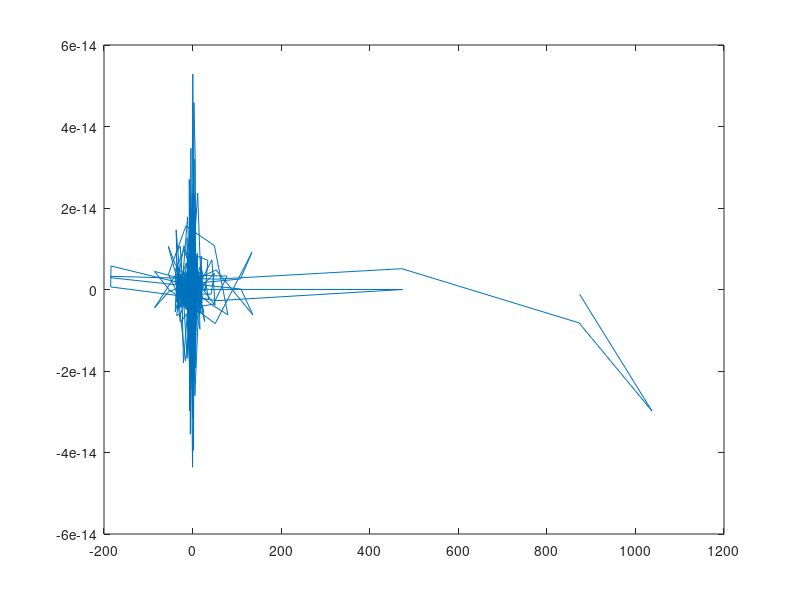

MATLAB code for this plot:

fs1 = 625e6;
ts1 = 1/fs1;

fs = 1.25e9;
ts = 1/fs;
bw = 200e6;
tp = ts1*1024;
tr = ts1*2048;
mu = bw/tp;

Tp = 0:ts:tp-ts;
nTp = length(Tp);

signalTp = cos(pi*mu*Tp.^2);
signalTp1 = zeros(1,2*nTp);
signalTp1(2048:2048+nTp-1) = signalTp;
LFMDual = fliplr(cos(pi*mu*Tp.^2));

s1 = ifft(fft(signalTp1(1:nTp)).*fft(LFMDual));
s2 = ifft(fft(signalTp1(nTp+1:2*nTp)).*fft(LFMDual));

plot([s1 s2]);